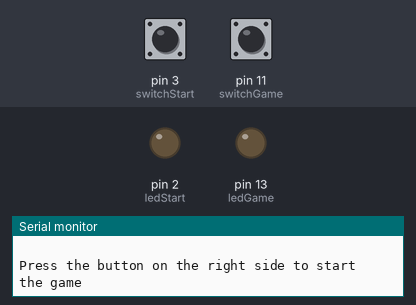
Simulated run of this sketch. Board: Arduino Uno, built with avr-gcc and run on an emulated ATmega328P. Shown: output pins drawn as LEDs (lit = HIGH), the last lines printed to the serial monitor. Inputs (shaded band) come from the test bench; at power-on: pin 3 (switchStart) HIGH, pin 11 (switchGame) HIGH. Random numbers use the default seed unless the sketch sets one.

Above: at 1.2 s.
1.3 s: pin 3 (switchStart) pulled LOW for 0.15 s
At 1.7 s:
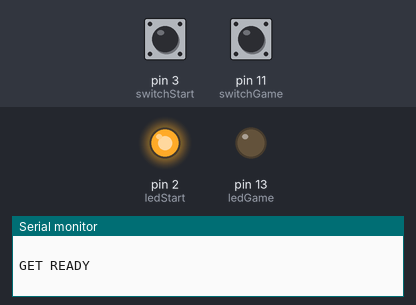
4.4 s: pin 11 (switchGame) pulled LOW for 0.15 s
At 6.8 s:
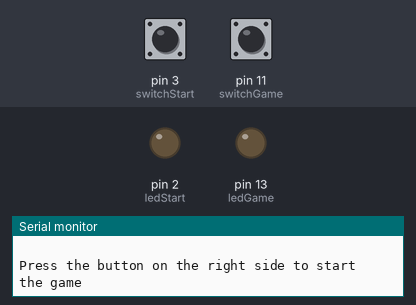
7.5 s: pin 3 (switchStart) pulled LOW for 1 s
At 8.8 s:
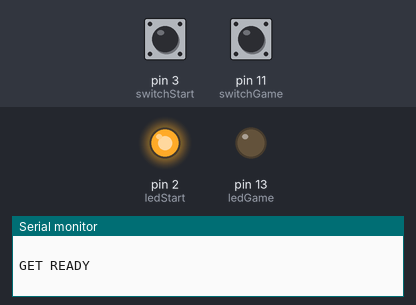
11.5 s: pin 11 (switchGame) pulled LOW for 1 s
At 14.6 s:
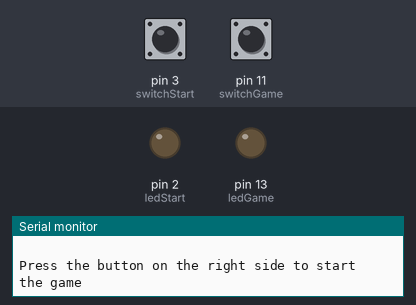
Timing chart, 0 to 16.0 s (numbered marks = the images above; inputs shaded):
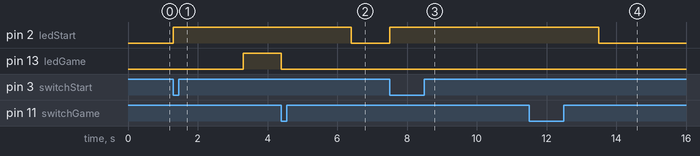

The sketch:

Reaction_Game.ino
```cpp
/* Reaction_Game.ino
   In this sektch I programmed a reactiongame, in which a LED turns on and the player has to press a button as quickly after as he can.
    Playing process:
    1. Press the right button
    2. Green LED turns on
    3. Red LED turns on
    4. Press the left button
    5. Game starts all over
   @author <Valentin Adlgasser>
   @date <24-05-2018>
   @version <1.0>
   */


#define ledStart 2   //Start LED
#define switchStart 3    //Start Button
#define ledGame 13   //Game LED
#define switchGame 11    //Game Button

int buttonState = 0;    //Tracks the state of the button
int lastButtonState = 0;    //Used to detect if a button was pressed

boolean gameOn = false;   //Keeps track if a game is going on
boolean startButtonState = HIGH;   //State of the startbutton
boolean playerDone = false;   //Keeps track if the player has pushed a button
boolean startMsg = false;   //Keeps track if the start message has already been written

int randomTime = 0;
int startTime = 0;    //When did the game start
int endTime = 0;    //When did the player press the button
int finalTime = 0;    //Time between start end end of the game

void setup() {
  pinMode(switchStart, INPUT_PULLUP);
  pinMode(switchGame, INPUT_PULLUP);
  pinMode(ledStart, OUTPUT);
  pinMode(ledGame, OUTPUT);
  Serial.begin(9600);
  }

void loop() {
  //Print the star Message and set that the start message has been displayed
  if (startMsg == false){
    Serial.println(" ");
    Serial.println("Press the button on the right side to start the game");
    startMsg = true;
  }

   startButtonState = digitalRead(switchStart);   //Waits for the start button to be pressed

   //Start the game if the start button is pressed and there is no active game going on
   if(startButtonState == LOW && gameOn == false){
      RandomNumber();
      }
}

//RandomNumber generates a random delay before the Game LED starts to come on
void RandomNumber(){
  Serial.println(" ");
  Serial.println("GET READY");
  digitalWrite(ledStart, HIGH); // Turn the green LED on to indicate a game is about to start
  randomTime = random(0.5,5);   //Generates a random time between 0.5 and 5 seconds
  randomTime = randomTime * 1000;
  delay(randomTime);
  StartGame();
  }

//Listen for the buttons to be pressed
void StartGame(){
  gameOn = true;
  startTime = millis();
  digitalWrite(ledGame, HIGH);

  //Listen for the game button to be pressed and set the game as done
  while(playerDone == false){
    buttonState = digitalRead(switchGame);
    if(buttonState == LOW && playerDone == false){
      endTime = millis();
      playerDone = true;
      }
    }
    EndGame();
  }

//Ends the game and resets all functions to its original value
void EndGame(){
  digitalWrite(ledGame, LOW);
  finalTime = endTime - startTime;
  Serial.println("Your time was:");
  Serial.print(finalTime);   //prints the final time of the player
  Serial.println(" Milliseconds");
  delay(2000);
  digitalWrite(ledStart, LOW);
  digitalWrite(ledGame, LOW);

  //reset all variables to restart the game
  buttonState = 0;
  lastButtonState = 0;
  gameOn = false;
  startButtonState = HIGH;
  playerDone = false;
  startMsg = false;
  randomTime = 0;
  startTime = 0;
  endTime = 0;
  finalTime = 0;

  return;
  }
```

Measured:
- after the input at 1.3 s, pin 2 (ledStart): LOW → HIGH at once; pin 13 (ledGame): LOW → HIGH after 2.0 s
- after the input at 4.4 s, pin 2 (ledStart): HIGH → LOW after 2.0 s; pin 13 (ledGame): HIGH → LOW at once
- after the input at 7.5 s, pin 2 (ledStart): LOW → HIGH at once
- after the input at 11.5 s, pin 2 (ledStart): HIGH → LOW after 2.0 s
